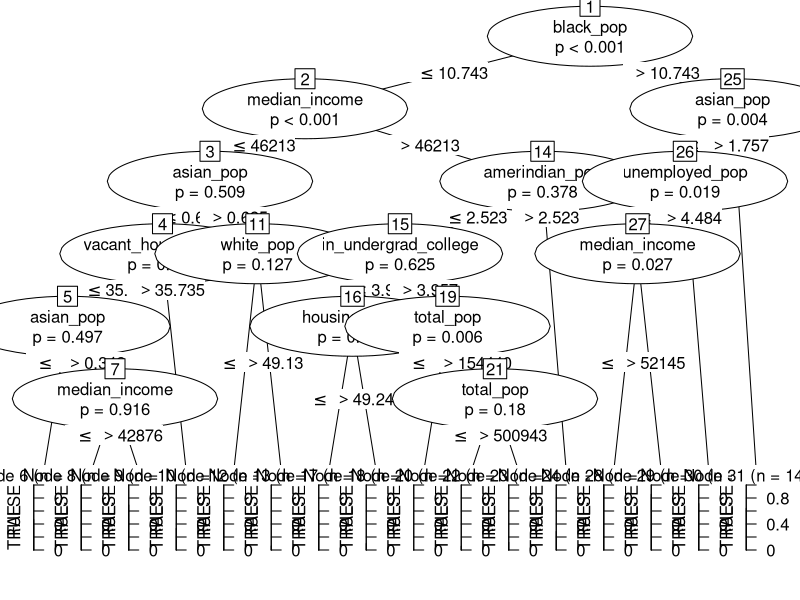
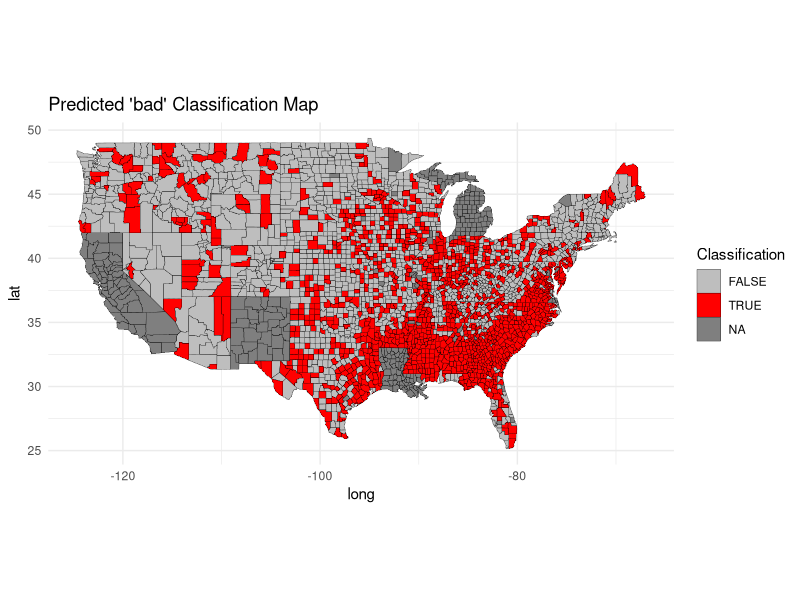

These figures' R source, in order:
library(party)
library(dplyr)
library(caret)
library(ggplot2)
library(maps)

# Read the training data set
training_set <- read.csv("training_set.csv")

# Preprocess data by removing unnecessary variables
ts <- training_set %>%
  select(-state, -county_name, -cases_per_10000, -deaths_per_10000, -death_per_case) %>%
  mutate(
    bad = as.factor(bad),  # Ensure target variable is a factor
    total_pop = as.numeric(total_pop),
    male_pop = as.numeric(male_pop),
    female_pop = as.numeric(female_pop),
    white_pop = as.numeric(white_pop),
    black_pop = as.numeric(black_pop),
    asian_pop = as.numeric(asian_pop),
    hispanic_pop = as.numeric(hispanic_pop),
    amerindian_pop = as.numeric(amerindian_pop),
    commuters_by_public_transportation = as.numeric(commuters_by_public_transportation),
    median_income = as.numeric(median_income),
    housing_units = as.numeric(housing_units),
    vacant_housing_units = as.numeric(vacant_housing_units),
    employed_pop = as.numeric(employed_pop),
    unemployed_pop = as.numeric(unemployed_pop),
    in_undergrad_college = as.numeric(in_undergrad_college)
  )

# Set a seed for reproducibility
set.seed(123)

# Create folds for cross-validation
train_index <- createFolds(ts$bad, k = 10)

# Train a conditional inference tree
ctree_model <- train(
  bad ~ .,
  data = ts,
  method = "ctree",
  trControl = trainControl(method = "cv", indexOut = train_index),
  tuneLength = 5
)
ctree_model

# Plot the final model
plot(ctree_model$finalModel)

# Prediction
full_dataset <- read.csv("testing_set.csv")
full_dataset_processed <- full_dataset %>%
  select(-state, -county_name, -cases_per_10000, -deaths_per_10000, -death_per_case) %>%
  mutate(
    total_pop = as.numeric(total_pop),
    male_pop = as.numeric(male_pop),
    female_pop = as.numeric(female_pop),
    white_pop = as.numeric(white_pop),
    black_pop = as.numeric(black_pop),
    asian_pop = as.numeric(asian_pop),
    hispanic_pop = as.numeric(hispanic_pop),
    amerindian_pop = as.numeric(amerindian_pop),
    commuters_by_public_transportation = as.numeric(commuters_by_public_transportation),
    median_income = as.numeric(median_income),
    housing_units = as.numeric(housing_units),
    vacant_housing_units = as.numeric(vacant_housing_units),
    employed_pop = as.numeric(employed_pop),
    unemployed_pop = as.numeric(unemployed_pop),
    in_undergrad_college = as.numeric(in_undergrad_college)
  )
predictions <- predict(ctree_model, newdata = full_dataset_processed)
full_dataset$predictions <- predictions

# Map
counties <- as_tibble(map_data("county"))
map_data_predictions <- left_join(counties, full_dataset, by = c("region" = "state", "subregion" = "county_name"))
ggplot(map_data_predictions) +
  geom_polygon(aes(x = long, y = lat, group = group, fill = as.factor(predictions)), color = "black", size = 0.1) +
  scale_fill_manual(values = c("TRUE" = "red", "FALSE" = "grey", "NA" = "white")) +
  coord_fixed(1.3) +
  labs(title = "Predicted 'bad' Classification Map", fill = "Classification") +
  theme_minimal()

# Compute and print the confusion matrix
levels_set <- union(levels(full_dataset$bad), unique(full_dataset$predictions))
full_dataset$predictions <- factor(full_dataset$predictions, levels = levels_set)
full_dataset$bad <- factor(full_dataset$bad, levels = levels_set)
conf_matrix <- confusionMatrix(data = full_dataset$predictions, reference = full_dataset$bad)
print(conf_matrix)
